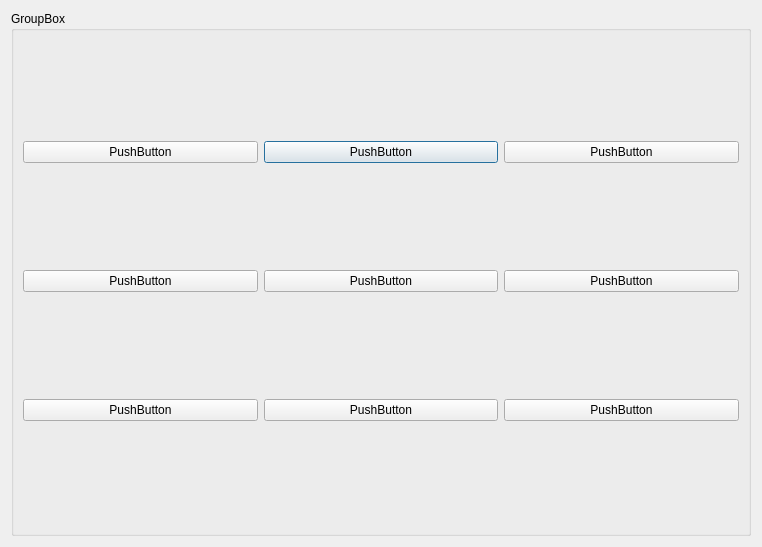
<?xml version="1.0" encoding="UTF-8"?>
<ui version="4.0">
 <class>mediumPlayer</class>
 <widget class="QDialog" name="mediumPlayer">
  <property name="geometry">
   <rect>
    <x>0</x>
    <y>0</y>
    <width>762</width>
    <height>547</height>
   </rect>
  </property>
  <property name="windowTitle">
   <string>Dialog</string>
  </property>
  <layout class="QGridLayout" name="gridLayout">
   <item row="0" column="1">
    <widget class="QGroupBox" name="groupBox">
     <property name="title">
      <string>GroupBox</string>
     </property>
     <layout class="QGridLayout" name="gridLayout_2">
      <item row="0" column="1">
       <widget class="QPushButton" name="pushButton_2">
        <property name="text">
         <string>PushButton</string>
        </property>
       </widget>
      </item>
      <item row="4" column="2">
       <widget class="QPushButton" name="pushButton_9">
        <property name="text">
         <string>PushButton</string>
        </property>
       </widget>
      </item>
      <item row="0" column="2">
       <widget class="QPushButton" name="pushButton_3">
        <property name="text">
         <string>PushButton</string>
        </property>
       </widget>
      </item>
      <item row="0" column="0">
       <widget class="QPushButton" name="pushButton_1">
        <property name="text">
         <string>PushButton</string>
        </property>
       </widget>
      </item>
      <item row="2" column="0">
       <widget class="QPushButton" name="pushButton_4">
        <property name="text">
         <string>PushButton</string>
        </property>
       </widget>
      </item>
      <item row="2" column="1">
       <widget class="QPushButton" name="pushButton_5">
        <property name="text">
         <string>PushButton</string>
        </property>
       </widget>
      </item>
      <item row="4" column="1">
       <widget class="QPushButton" name="pushButton_8">
        <property name="text">
         <string>PushButton</string>
        </property>
       </widget>
      </item>
      <item row="2" column="2">
       <widget class="QPushButton" name="pushButton_6">
        <property name="text">
         <string>PushButton</string>
        </property>
       </widget>
      </item>
      <item row="4" column="0">
       <widget class="QPushButton" name="pushButton_7">
        <property name="text">
         <string>PushButton</string>
        </property>
       </widget>
      </item>
     </layout>
    </widget>
   </item>
  </layout>
 </widget>
 <resources/>
 <connections/>
</ui>
